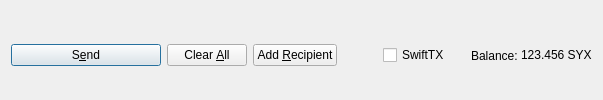
         <widget class="QFrame" name="frame_Send">
          <layout class="QHBoxLayout" name="horizontalLayout">
           <property name="bottomMargin">
            <number>0</number>
           </property>
           <item>
            <widget class="QPushButton" name="sendButton">
             <property name="minimumSize">
              <size>
               <width>150</width>
               <height>0</height>
              </size>
             </property>
             <property name="toolTip">
              <string>Confirm the send action</string>
             </property>
             <property name="text">
              <string>S&amp;end</string>
             </property>
             <property name="icon">
              <iconset resource="../syntex.qrc">
               <normaloff>:/icons/send</normaloff>:/icons/send</iconset>
             </property>
             <property name="autoDefault">
              <bool>false</bool>
             </property>
             <property name="default">
              <bool>true</bool>
             </property>
            </widget>
           </item>
           <item>
            <widget class="QPushButton" name="clearButton">
             <property name="sizePolicy">
              <sizepolicy hsizetype="Minimum" vsizetype="Fixed">
               <horstretch>0</horstretch>
               <verstretch>0</verstretch>
              </sizepolicy>
             </property>
             <property name="toolTip">
              <string>Clear all fields of the form.</string>
             </property>
             <property name="text">
              <string>Clear &amp;All</string>
             </property>
             <property name="icon">
              <iconset resource="../syntex.qrc">
               <normaloff>:/icons/remove</normaloff>:/icons/remove</iconset>
             </property>
             <property name="autoDefault">
              <bool>false</bool>
             </property>
            </widget>
           </item>
           <item>
            <widget class="QPushButton" name="addButton">
             <property name="toolTip">
              <string>Send to multiple recipients at once</string>
             </property>
             <property name="text">
              <string>Add &amp;Recipient</string>
             </property>
             <property name="icon">
              <iconset resource="../syntex.qrc">
               <normaloff>:/icons/add</normaloff>:/icons/add</iconset>
             </property>
             <property name="autoDefault">
              <bool>false</bool>
             </property>
            </widget>
           </item>
           <item>
            <spacer name="horizontalSpacer">
             <property name="orientation">
              <enum>Qt::Horizontal</enum>
             </property>
             <property name="sizeHint" stdset="0">
              <size>
               <width>40</width>
               <height>20</height>
              </size>
             </property>
            </spacer>
           </item>
           <item>
            <layout class="QHBoxLayout" name="horizontalLayout_2">
             <property name="spacing">
              <number>3</number>
             </property>
             <item>
              <widget class="QCheckBox" name="checkSwiftTX">
               <property name="enabled">
                <bool>true</bool>
               </property>
               <property name="minimumSize">
                <size>
                 <width>85</width>
                 <height>0</height>
                </size>
               </property>
               <property name="text">
                <string>SwiftTX</string>
               </property>
              </widget>
             </item>
             <item>
              <widget class="QLabel" name="label">
               <property name="text">
                <string>Balance:</string>
               </property>
              </widget>
             </item>
             <item>
              <widget class="QLabel" name="labelBalance">
               <property name="sizePolicy">
                <sizepolicy hsizetype="Preferred" vsizetype="Fixed">
                 <horstretch>0</horstretch>
                 <verstretch>0</verstretch>
                </sizepolicy>
               </property>
               <property name="cursor">
                <cursorShape>IBeamCursor</cursorShape>
               </property>
               <property name="text">
                <string notr="true">123.456 SYX</string>
               </property>
               <property name="textInteractionFlags">
                <set>Qt::LinksAccessibleByMouse|Qt::TextSelectableByKeyboard|Qt::TextSelectableByMouse</set>
               </property>
              </widget>
             </item>
            </layout>
           </item>
          </layout>
         </widget>
